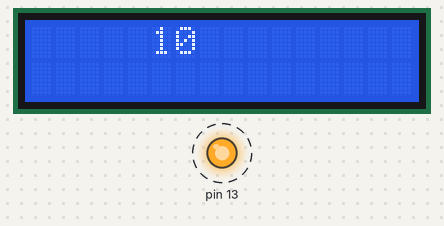
Bench run of a sketch on a simulated Arduino Uno, built with avr-gcc and run on an emulated ATmega328P. Shown: 16×2 character LCD, output pins drawn as LEDs (lit = HIGH). Dashed ring = blinking.

Above: at 1.6 s.
At 3.6 s:
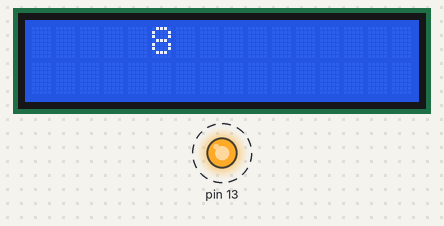
At 6.6 s:
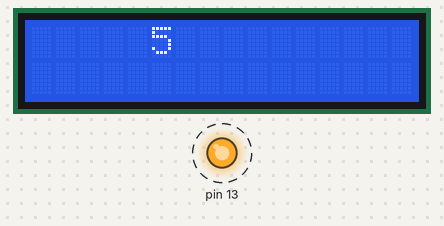
At 11.2 s:
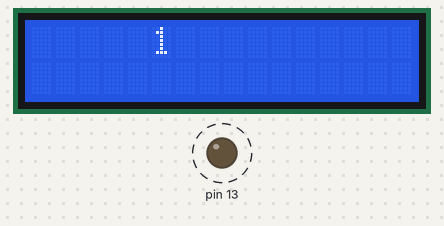
Timing chart, 0 to 12.7 s (numbered marks = the images above):
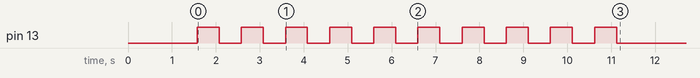

Measured:
- by itself, pin 13: alternates HIGH for 0.50 s and LOW for 0.50 s, 20 changes in all, then stays LOW
- what the display in image 0 shows lasts 1.0 s, from 1.6 s to 2.6 s

The sketch:

fakeBombUni.ino
```cpp
/*-----( Import needed libraries )-----*/
#include <Wire.h>  // Comes with Arduino IDE

#include <LiquidCrystal_I2C.h>

/*-----( Declare Constants )-----*/
/*-----( Declare objects )-----*/
// set the LCD address to 0x27 for a 16 chars 2 line display
// A FEW use address 0x3F
// Set the pins on the I2C chip used for LCD connections:
//                    addr, en,rw,rs,d4,d5,d6,d7,bl,blpol
LiquidCrystal_I2C lcd(0x3F, 2, 1, 0, 4, 5, 6, 7, 3, POSITIVE);  // Set the LCD I2C address
boolean x=true;
int yy=10;

/*-----( Declare Variables )-----*/
//NONE

void setup()   /*----( SETUP: RUNS ONCE )----*/
{
  Serial.begin(9600);  // Used to type in characters

  lcd.begin(16,2);   // initialize the lcd for 16 chars 2 lines, turn on backlight
  pinMode(13, OUTPUT);

// ------- Quick 3 blinks of backlight  -------------
  for(int i = 0; i< 3; i++)
  {
    lcd.backlight();
    delay(250);
    lcd.noBacklight();
    delay(250);
  }
  lcd.backlight(); // finish with backlight on

//-------- Write characters on the display ------------------


// Wait and then tell user they can start the Serial Monitor and type in characters to
// Display. (Set Serial Monitor option to "No Line Ending")


}/*--(end setup )---*/


void loop()   /*----( LOOP: RUNS CONSTANTLY )----*/
{
  {lcd.clear();
    while(yy>0){

  lcd.setCursor(5,0); //Start at character 0 on line 0
  lcd.print(yy);
  digitalWrite(13, HIGH);
  delay(500);
  digitalWrite(13, LOW);
  delay(500);
  lcd.clear();
  yy--;


      }


  }

}/* --(end main loop )-- */


/* ( THE END ) */
```
